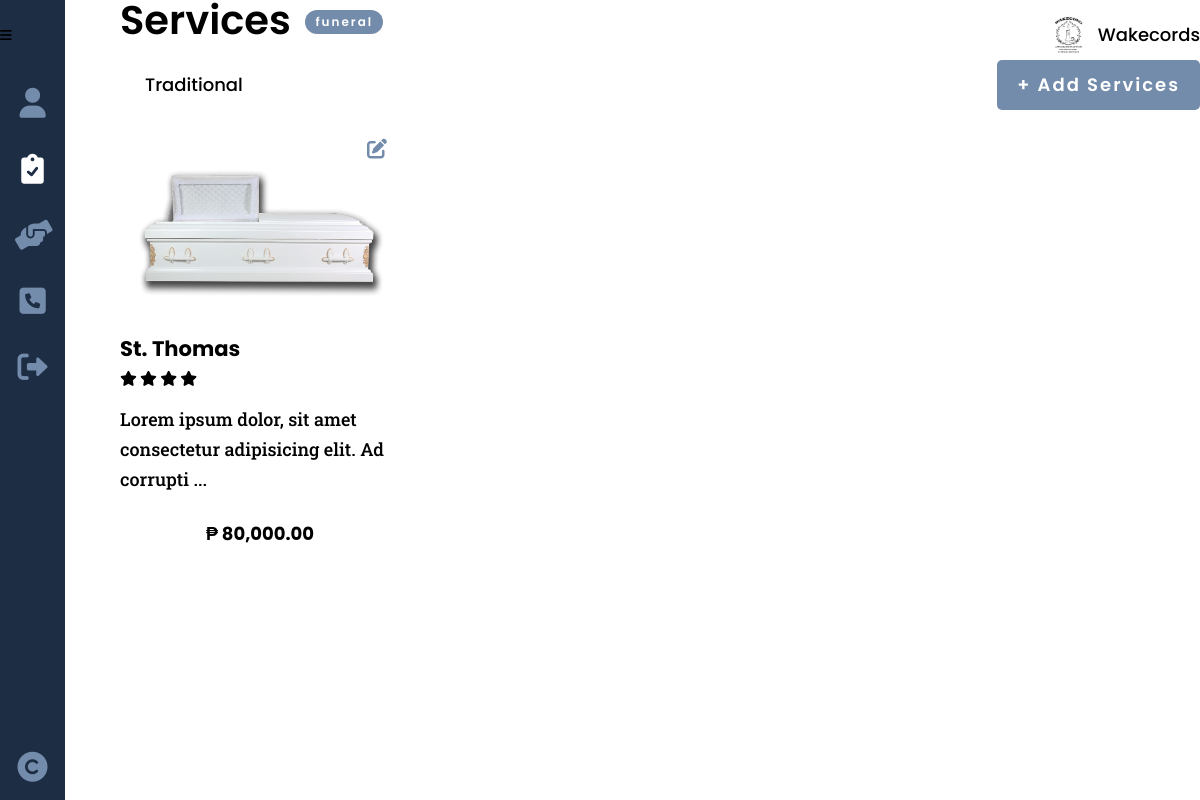
Before: /services_cremation.php (signed in) with the older database file.
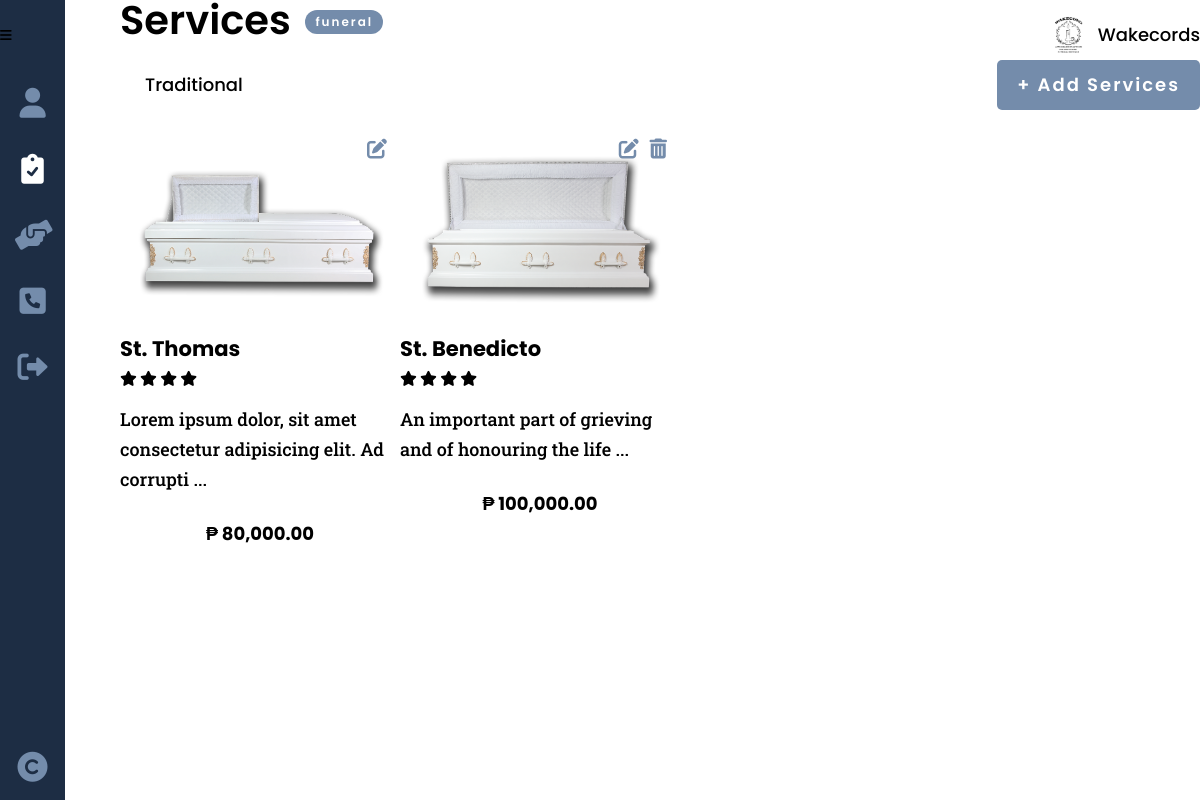
After: the same page with the newer database file.
### tables this page shows
CREATE TABLE `provider` (
  `provider_id` int(8) NOT NULL,
  `provider_company` varchar(25) NOT NULL,
  `provider_desc` varchar(200) NOT NULL,
  `provider_fname` varchar(25) NOT NULL,
  `provider_mi` char(1) NOT NULL,
  `provider_lname` varchar(25) NOT NULL,
  `provider_type` varchar(15) NOT NULL,
  `provider_phone` varchar(11) NOT NULL,
  `provider_address` varchar(100) NOT NULL,
  `provider_email` varchar(50) NOT NULL,
  `provider_pass` varchar(100) NOT NULL
);

CREATE TABLE `funeral` (
  `service_id` int(8) NOT NULL,
  `funeral_name` varchar(50) NOT NULL,
  `funeral_type` varchar(20) NOT NULL
);

CREATE TABLE `services` (
  `service_id` int(8) NOT NULL,
  `provider_id` int(8) NOT NULL,
  `service_type` varchar(20) NOT NULL,
  `service_name` varchar(50) NOT NULL,
  `service_desc` varchar(500) NOT NULL,
  `service_cost` decimal(9,2) NOT NULL,
  `service_qty` int(2) NOT NULL,
  `service_img` varchar(100) NOT NULL,
  `service_status` varchar(10) NOT NULL
);

### others/db.php (called while the page is built, shortened)
<?php
	class DB
	{
		static $hostname = "localhost";
		static $dbname = "wakecords";
		static $username  = "root";
		static $password = "";
		public static function query($sql, $params=array(), $transactType)
		{
			$rows = array();
			try
			{
				$db = new PDO("mysql:host=". self::$hostname ."; dbname=". self::$dbname,  self::$username,  self::$password);
				$db->setAttribute(PDO::ATTR_ERRMODE, PDO::ERRMODE_EXCEPTION);
				$cmd = $db->prepare($sql);
				$cmd->execute($params);
				if($transactType == "READ")
					$rows = $cmd->fetchAll();
				else
					$rows = $db->lastInsertId();
			}
			catch(PDOException $e)
			{
				echo $e->getMessage();
			}
			return $rows;
		}
	}

### others/functions.php (the view, shortened to what this page needs)
<?php
	require_once("others/db.php");
	function is_subscribed(){
		$provider = read("subscription", ["provider_id"], [$_SESSION['provider']]);
		if(count($provider) > 0){
			$provider = $provider[0];
			if(date("Y-m-d") <= $provider['subs_description'])
				return true;
		}
		return false;
	}
	function limit_text($text, $limit) {
		if (str_word_count($text, 0) > $limit) {
			$words = str_word_count($text, 2);
			$pos   = array_keys($words);
			$text  = substr($text, 0, $pos[$limit]) . '...';
		}
		return $text;
	}
	function provider_services($type=''){
		$provider = provider();
		switch($provider['provider_type']){
			case "funeral":
				$services = DB::query("SELECT * FROM services s JOIN funeral f ON s.service_id=f.service_id WHERE provider_id=? AND funeral_type=?", array($provider['provider_id'], $type), "READ");
				if(count($services) > 0){
					foreach($services as $results){
						echo "
						<div class='card-0 no-padding'>
							<a href='funeral_tradition_this.php?service_id=".$results['service_id']."'>
								<img src='images/providers/".$results['service_type']."/".$results['provider_id']."/".$results['service_img']."'>
								<h3>".$results['funeral_name']."
									<span>
										<i class='fa-solid fa-star'></i>
										<i class='fa-solid fa-star'></i>
										<i class='fa-solid fa-star'></i>
										<i class='fa-solid fa-star'></i>
									</span>
								</h3>
								<p>
									".limit_text($results['service_desc'], 10)."
								</p>
								<div class='card-price'>₱ ".number_format($results['service_cost'], 2, '.', ',')."</div>
							</a>
							<div class='buttons'>
						";
						if(!service_is_booked($results['service_id'])){
							echo "
							<a href='services_add.php?id=".$results['service_id']."&book=false&edit' class=''><i class='fa-solid fa-pen-to-square'></i></a>
							<a href='deleting.php?table=funeral&attr=service_id&data=".$results['service_id']."&url=services' onclick='return confirm(\"Are you sure you want to delete this coffin?\");'><i class='fa-solid fa-trash-can'></i></a>";
						}
						else {
							echo "<a href='services_add.php?id=".$results['service_id']."&edit' class=''><i class='fa-solid fa-pen-to-square'></i></a>";
						}
						echo "
							</div>
						</div>
						";
					}
				}
				else echo "<div class='note red'><i class='fa-solid fa-circle-exclamation'></i> Note: No posted services yet.</div>";
			break;
		}
	}
	function provider(){
		$type = read("provider", ["provider_id"], [$_SESSION['provider']]);
		$type = $type[0];
		return $type;
	}
	function read($table, $attr=[], $data=[]){
		if(count($attr) == 1){
			return DB::query("SELECT * FROM ".$table." WHERE ".$attr[0]."=?", array($data[0]), "READ");
		}
	}
	function service_is_booked($service_id){
		$service = DB::query("SELECT * FROM services s JOIN purchase p ON s.service_id = p.service_id WHERE s.service_id=?", array($service_id), "READ");
		if(count($service) > 0)
			return true;
		return false;
	}
	function user_type(){
		if(isset($_SESSION['seeker'])){
			return "seeker";
		}
		else if(isset($_SESSION['provider'])){
			return "provider";
		}
		return "admin";
	}

### others/head.php (shortened to what this page needs)
<!DOCTYPE html>
<html lang="en">
<head>
	<link href="https://cdnjs.cloudflare.com/ajax/libs/font-awesome/6.0.0/css/all.min.css" rel="stylesheet">
	<link rel="stylesheet" href="https://unpkg.com/open-props"/>
	<link rel="stylesheet" href="css/style.css">
</head>

### services_cremation.php
<?php
	include("others/functions.php");
	include("others/head.php");
?>
<body>
	<div class="container">
		<?php include("others/header.php"); ?>
		<div class="banner">
			<?php
			$this_page = "services";
			include("others/sidebar.php"); ?>
			<section class="banner-con">
				<div class="wrapper">
					<div class="banner-div">
						<?php
						if(isset($_SESSION['provider'])){
							$user = read("provider", ["provider_id"], [$_SESSION['provider']]);
							$user = $user[0];
						}
						?>
						<h2>Services <mark class="btn status type"><?php echo $user['provider_type']; ?></mark></h2>
						<a class="btn btn-link-absolute" href="services_add.php">+ Add Services</a>
						<?php
						echo "
						<ul>
							<li><a class='' href='services.php' >Traditional</a></li>
							<li><a class='active' href='services_cremation.php'>Cremation</a></li>
						</ul>
						";
						?>
						<div class="banner-cards">
							<?php
							provider_services("cremation");
							?>
						</div>
					</div>
				</div>
			</section>
		</div>
	</div>
</body>
</html>

### others/header.php (shortened to what this page needs)
<div class="header">
	<button class="header-btn" data-menu-icon>
		<i class="fa-solid fa-bars"></i>
	</button>
	<picture>
		<img class="header-logo" src="images/main-logo.png" alt="">
		<div>Wakecords</div>
	</picture>
</div>

### others/sidebar.php (shortened to what this page needs)
<ul class="sidebar " data-sidebar>
  <li class="sidebar-list">
    <a class="sidebar-link <?php echo ($this_page == 'profile')?'active':''; ?>" href="profile.php" title="Profile">
      <i class="fa-solid fa-user"></i>
    </a>
  </li>
  <li class="sidebar-list">
    <?php
      if(user_type() == "seeker"){
    ?>
      <a class="sidebar-link <?php echo ($this_page == 'services')?'active':''; ?>" href="get_started.php" title="Services">
        <i class="fa-solid fa-clipboard-check"></i>
        <div>Get Started</div>
      </a>
    <?php
      } elseif(user_type() == "provider"){
    ?>
      <a class="sidebar-link <?php echo ($this_page == 'services')?'active':''; ?>" <?php echo (is_subscribed()) ? "href='services.php'":"style='cursor:no-drop;'"; ?> title="Services">
        <i class="fa-solid fa-clipboard-check"></i>
      </a>
    <?php
      }
    ?>
  </li>
  <li class="sidebar-list">
    <?php
    if(user_type() == 'admin'){
      $link = "<a class='sidebar-link ";
      $link .= ($this_page == 'transact')?'active':'';
      $link .= "' href='admin_transact.php' title='Transactions'>";
    } else {
      $link = "<a class='sidebar-link ";
      $link .= ($this_page == 'transact')?'active':'';
      $link .= "' href='cart.php' title='Transactions'>";
    }
    echo $link;
    ?>
      <i class="fas fa-hands-helping"></i>
    </a>
  </li>
  <?php
    if(user_type() != "admin"){
  ?>
  <li class="sidebar-list">
    <a class="sidebar-link <?php echo ($this_page == 'contact')?'active':''; ?>" href="contact.php" title="Contact Us">
      <i class="fas fa-phone-square"></i>
    </a>
  </li>
  <?php
    }
  ?>
  <li class="sidebar-list">
    <a class="sidebar-link" href="logout.php" title="Logout" onclick='return confirm("Are you sure you want to logout?");'>
      <i class="fa-solid fa-right-from-bracket"></i>
    </a>
  </li>
  <li class="sidebar-list">
    <a class="sidebar-link">
      <i class="fa-solid fa-copyright"></i>
    </a>
  </li>
</ul>

### css/style.css (style rules this page uses)
:root { --dark-blue:#0d1321; --light-blue:#1d2d44; --pale-blue:#3e5c76; --light-gray:#748cab; --peach:#f0ebd8; --header-height:70px; --red: hsl(0,100%,40%); --green: hsl(133, 75%, 30%); --blue: hsl(180, 75%, 40%); }
* { padding:0;margin:0;box-sizing:border-box;resize:none;outline:none;border:none;text-decoration:none;list-style:none; }
body { font:500 18px/30px Poppins,sans-serif; }
.wrapper { width:90%;margin:0 auto 0 120px;padding-bottom:var(--size-8); }
section, main { padding:100px 0;background:#fff; }
.no-padding { padding:0 !important; }
h1,h2 { line-height:100%;margin-bottom:40px;position:relative; }
h2 { margin-bottom:20px; }
h3 { margin-bottom:10px;position:relative; }
h2 { font-size:40px;font-weight:600; }
p { font-family:Roboto Slab,serif;margin-bottom:25px; }
.btn { display:inline-block;width:fit-content;background:var(--light-gray);color:#fff;text-align:center;text-decoration:none;letter-spacing:2px;margin-right:25px;font:600 18px/20px Poppins,sans-serif;padding:15px 20px;border-radius:5px; }
.card-0 { display:block;border:1px solid var(--gray-2);width:280px;height:auto;box-shadow:var(--shadow-4);border-radius:10px;margin:15px 0;position:relative;overflow:hidden;padding:0 0 75px; }
.card-0 img { height:200px;padding:0 15px; }
.card-0 .buttons { position:absolute;inset:10px 10px auto auto; }
.card-0 .buttons a { display:inline-block;margin-inline:3px;width:fit-content;color:#748cab }
.card-0 .buttons a i { font-size:20px; }
.header { display:flex;justify-content:space-between;box-shadow:var(--shadow-4);padding:var(--size-3);position:fixed;width:100%;height:var(--header-height);background:var(--gray-4);align-items:center;z-index:100; }
img.header-logo { width:40px;height:40px; }
button.header-btn { background:none; }
button.header-btn i { font-size:var(--size-7); }
.header picture { display:flex;justify-content:space-between;align-items:center;column-gap:10px; }
.sidebar { min-width:65px;overflow:hidden;padding-top:var(--header-height);transition: min-width 100ms ease-out;position:fixed;background:var(--light-blue);height:100%;display:flex;flex-flow:column;z-index:99; }
.sidebar-list:last-child { margin-top:auto; }
.sidebar-link { display:flex;align-items:center;justify-content:center;margin:1em 0;color:var(--light-gray); }
.sidebar-link.active { color:#fff; }
.sidebar-link i { width:35px;font-size:30px;text-align:center; }
.banner-con { width:100%;padding:0; }
.banner-div { height:100%;padding-top:var(--size-11);position:relative; }
.banner-cards { display:flex;column-gap:var(--size-5);flex-wrap:wrap; }
.banner-cards a { color:var(--gray-8);width:100%;height:100%;display:block; }
.banner-cards img { width:100%; }
.banner-cards h3, .banner-cards p { padding-inline:var(--size-3); }
.banner-cards h3 span { display:block;font-size:15px;color:var(--yellow-6); }
.banner-cards p { font-size:var(--size-3); }
.banner-cards .card-price { font-size:var(--size-5);font-weight:bold;margin-bottom:30px;width:100%;text-align:center; }
.status { padding:5px 20px;border-radius:15px;background:#000;color:#fff;border:1px solid #000;font-size:13px; }
.banner-div ul { display:flex;margin-bottom:var(--size-5);flex-wrap:wrap; }
.banner-div ul li a { display:inline-block;background:var(--gray-3);padding:10px 25px;color:#000;border-top-left-radius:10px;border-top-right-radius:10px; }
.banner-div ul li a:hover, .banner-div ul li a.active { background:var(--gray-8);color:#fff; }
.banner-div h2 mark.btn.status.type { margin:10px 0 0 5px;font-size:12px; }
.btn.btn-link-absolute { position:absolute;top:var(--size-11);right:0;margin-inline:0; }
.status.type { font-size:10px;padding:2px 10px;margin:0 0 0 5px;background:#748cab;border:none;vertical-align:top; }

Changed rows visible on the page:
added funeral: service_id.service_img (picture), funeral_name "St. Benedicto", service_id.service_desc "An important part of grieving and of honouring the life ...", service_id.service_cost "100,000.00"
